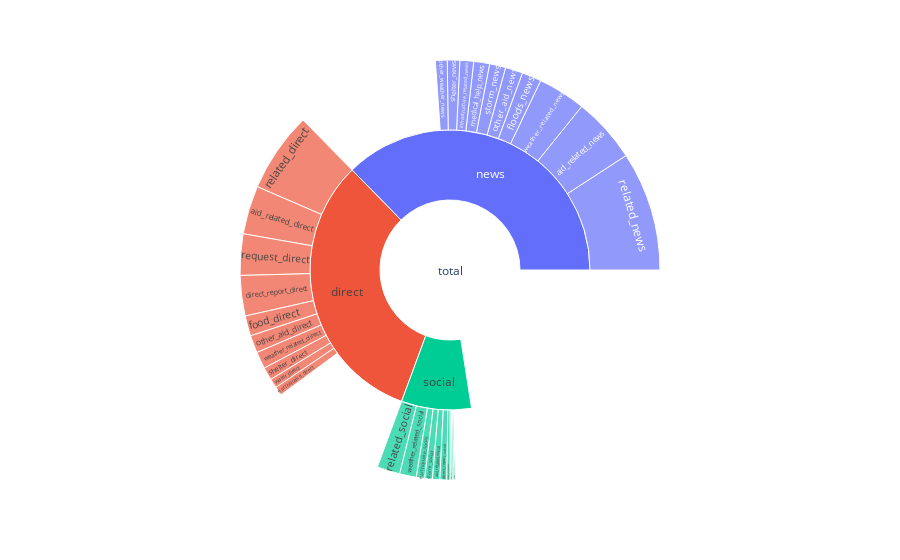

Source (notebook cell):
### Code cell
df_tc = df_t2.groupby('genre').apply(lambda x: x.sort_values(["value"], ascending = False)).reset_index(drop=True).groupby('genre').head(10)

# character = df_tc['category'].values # ['total', 'direct', 'news', 'social', 'aid_related', ...]

# parent = df_tc['genre'].values       # ['', 'total', 'total', 'total', 'direct', ....]

# value = df_tc['value'].values        # [100, 20, 50, 30, 10, ....]

genre_counts = df.groupby('genre').count()['message']

genre_total = genre_counts.sum()

def convert_category(row):
    
    name = row['category'] + "_" + row['genre']
    
    return name

df_tc['category_rename'] = df_tc.apply(lambda row: convert_category(row), axis=1)

character = np.concatenate((np.array(['total', 'direct', 'news', 'social']), df_tc['category_rename'].values), axis=0)
parent    = np.concatenate((np.array(['', 'total', 'total', 'total']), df_tc['genre'].values), axis=0)
value     = np.concatenate((np.array([genre_total]), genre_counts, df_tc['value'].values), axis=0)

data = dict(
    character=character,
    parent=parent,
    value=value)

fig =px.sunburst(
    data,
    names='character',
    parents='parent',
    values='value',
)
fig.show()

# value

### Figure 1 — Plotly figure (JSON) as saved in the notebook; plotly's stock layout.template omitted (floating-point values rounded to 4 significant figures)
{"data": [{"domain": {"x": [0, 1], "y": [0, 1]}, "hovertemplate": "character=%{label}<br>value=%{value}<br>parent=%{parent}<extra></extra>", "labels": ["total", "direct", "news", "social", "related_direct", "aid_related_direct", "request_direct", "direct_report_direct", "food_direct", "other_aid_direct", "weather_related_direct", "shelter_direct", "water_direct", "earthquake_direct", "related_news", "aid_related_news", "weather_related_news", "floods_news", "other_aid_news", "storm_news", "medical_help_news", "infrastructure_related_news", "shelter_news", "other_weather_news", "related_social", "weather_related_social", "earthquake_social", "storm_social", "aid_related_social", "direct_report_social", "other_aid_social", "request_social", "infrastructure_related_social", "electricity_social"], "name": "", "parents": ["", "total", "total", "total", "direct", "direct", "direct", "direct", "direct", "direct", "direct", "direct", "direct", "direct", "news", "news", "news", "news", "news", "news", "news", "news", "news", "news", "social", "social", "social", "social", "social", "social", "social", "social", "social", "social"], "type": "sunburst", "values": [26216, 10766, 13054, 2396, 7182, 4338, 3696, 3613, 1807, 1575, 1521, 1152, 836, 796, 10671, 5860, 4280, 1747, 1563, 1445, 1415, 1230, 1113, 1052, 2053, 1496, 749, 683, 662, 610, 308, 174, 148, 124]}], "layout": {"legend": {"tracegroupgap": 0}, "margin": {"t": 60}}}
